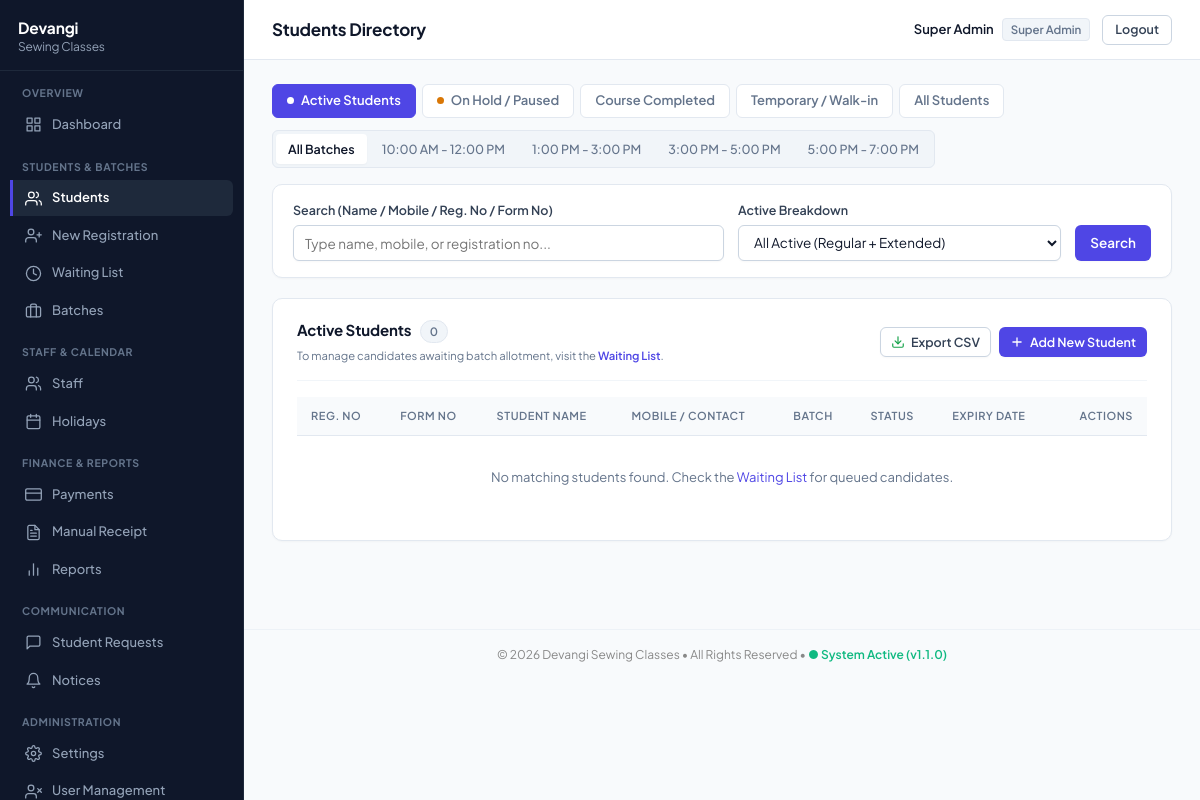
Screenshot of /public/students_list.php (signed in) with the database file from the repository.
### tables this page shows
CREATE TABLE IF NOT EXISTS batches (
    id INT UNSIGNED AUTO_INCREMENT PRIMARY KEY,
    name VARCHAR(50) NOT NULL,              
    batch_days VARCHAR(100) DEFAULT NULL,   
    start_time TIME NOT NULL,
    end_time TIME NOT NULL,
    capacity INT UNSIGNED NOT NULL DEFAULT 8,
    is_active TINYINT(1) NOT NULL DEFAULT 1,
    created_at DATETIME DEFAULT CURRENT_TIMESTAMP,
    updated_at DATETIME DEFAULT CURRENT_TIMESTAMP ON UPDATE CURRENT_TIMESTAMP
);

### includes/services/StudentService.php (called while the page is built, shortened)
<?php
require_once __DIR__ . '/../functions.php';
require_once __DIR__ . '/../auth.php';
class StudentService
{
    private static function buildStudentFilterWhere(array $filters, array &$params): string
    {
        $q = trim($filters['q'] ?? '');
        $status = $filters['status'] ?? 'active_students';
        $batchId = $filters['batch_id'] ?? '';
        $where = ' WHERE 1=1';
        if ($status === 'active_students' || $status === '') {
            $where .= " AND (s.status IN ('active', 'extended') OR s.course_status IN ('active', 'extended')) AND s.is_paused = 0 AND s.status != 'paused' AND s.is_temporary = 0";
        } elseif ($status === 'temporary') {
            $where .= " AND s.is_temporary = 1";
        } elseif ($status === 'paused') {
            $where .= " AND (s.is_paused = 1 OR s.status = 'paused') AND s.is_temporary = 0";
        } elseif ($status === 'active') {
            $where .= " AND s.status = 'active' AND s.is_paused = 0 AND s.is_temporary = 0";
        } elseif ($status === 'extended') {
            $where .= " AND s.status = 'extended' AND s.is_paused = 0 AND s.is_temporary = 0";
        } elseif ($status === 'course_completed') {
            $where .= " AND s.status = 'course_completed' AND s.is_temporary = 0";
        } elseif ($status === 'waiting') {
            $where .= " AND s.status LIKE 'waiting%' AND s.is_temporary = 0";
        } elseif ($status === 'all') {
        } else {
            $where .= " AND s.status = ?";
            $params[] = $status;
        }
        return $where;
    }
    public static function countStudents(array $filters = []): int
    {
        $pdo = db();
        $params = [];
        $where = self::buildStudentFilterWhere($filters, $params);
        $stmt = $pdo->prepare("SELECT COUNT(*) FROM students s" . $where);
        $stmt->execute($params);
        return (int)$stmt->fetchColumn();
    }
    public static function getStudents(array $filters = []): array
    {
        $pdo = db();
        $limit = max(1, (int)($filters['limit'] ?? 200));
        $offset = max(0, (int)($filters['offset'] ?? 0));
        $params = [];
        $where = self::buildStudentFilterWhere($filters, $params);
        $sql = "SELECT s.*,
                       jb.name AS joined_batch_name,
                       pb.name AS preferred_batch_name,
                       COALESCE(jb.name, pb.name) AS batch_name
                FROM students s
                LEFT JOIN batches jb ON jb.id = s.joined_batch_id
                LEFT JOIN batches pb ON pb.id = s.preferred_batch_id"
                . $where
                . " ORDER BY s.created_at DESC LIMIT {$limit} OFFSET {$offset}";
        $stmt = $pdo->prepare($sql);
        $stmt->execute($params);
        return $stmt->fetchAll();
    }
}

### includes/functions.php (called while the page is built, shortened)
<?php
require_once __DIR__ . '/components/export_button.php';
function e(?string $value): string
{
    return htmlspecialchars($value ?? '', ENT_QUOTES, 'UTF-8');
}
function url(string $path = ''): string
{
    $base = rtrim(defined('APP_URL') ? APP_URL : '/student-management', '/');
    $path = ltrim($path, '/');
    return $path ? "$base/$path" : $base;
}

### includes/services/BatchService.php (called while the page is built, shortened)
<?php
require_once __DIR__ . '/../functions.php';
require_once __DIR__ . '/../auth.php';
class BatchService
{
    public static function getAllBatches(bool $activeOnly = false): array
    {
        $pdo = db();
        $sql = "SELECT b.* FROM batches b";
        $sql .= " ORDER BY b.start_time ASC";
        return $pdo->query($sql)->fetchAll();
    }
}

### includes/auth.php (called while the page is built, shortened)
<?php
function current_role(): ?string
{
    return $_SESSION['user']['role_name'] ?? null;
}
function is_admin_or_above(): bool
{
    return in_array(current_role(), [ROLE_ADMIN, ROLE_SUPER_ADMIN], true);
}

### public/students_list.php (the view, shortened to what this page needs)
<?php
require_once __DIR__ . '/../includes/auth.php';
require_once __DIR__ . '/../includes/functions.php';
require_once __DIR__ . '/../includes/services/StudentService.php';
require_once __DIR__ . '/../includes/services/BatchService.php';
$q = trim($_GET['q'] ?? '');
$status = $_GET['status'] ?? 'active_students';
$batchId = $_GET['batch_id'] ?? '';
$page = max(1, (int)($_GET['page'] ?? 1));
$perPage = 50;
$batches = BatchService::getAllBatches();
$baseFilters = [
    'q' => $q,
    'status' => $status,
    'batch_id' => $batchId,
];
$totalStudents = StudentService::countStudents($baseFilters);
$students = StudentService::getStudents(array_merge($baseFilters, [
    'limit' => $perPage,
    'offset' => ($page - 1) * $perPage,
]));
$isActiveGroup = in_array($status, ['active_students', '', 'active', 'extended'], true);
require_once __DIR__ . '/../includes/layout_header.php';
?>
<div class="view-mode-bar">
    <a href="<?= url('public/students_list.php?status=active_students' . ($batchId ? '&batch_id=' . urlencode($batchId) : '')) ?>"
       class="view-mode-item <?= $isActiveGroup ? 'active' : '' ?>">
        <span class="status-dot" style="background: <?= $isActiveGroup ? '#FFFFFF' : 'var(--success)' ?>;"></span>
        <span>Active Students</span>
    </a>
    <a href="<?= url('public/students_list.php?status=paused' . ($batchId ? '&batch_id=' . urlencode($batchId) : '')) ?>"
       class="view-mode-item <?= $status === 'paused' ? 'active' : '' ?>">
        <span class="status-dot" style="background: <?= $status === 'paused' ? '#FFFFFF' : 'var(--warning)' ?>;"></span>
        <span>On Hold / Paused</span>
    </a>
    <a href="<?= url('public/students_list.php?status=course_completed' . ($batchId ? '&batch_id=' . urlencode($batchId) : '')) ?>"
       class="view-mode-item <?= $status === 'course_completed' ? 'active' : '' ?>">
        <span>Course Completed</span>
    </a>
    <a href="<?= url('public/students_list.php?status=temporary' . ($batchId ? '&batch_id=' . urlencode($batchId) : '')) ?>"
       class="view-mode-item <?= $status === 'temporary' ? 'active' : '' ?>">
        <span>Temporary / Walk-in</span>
    </a>
    <a href="<?= url('public/students_list.php?status=all' . ($batchId ? '&batch_id=' . urlencode($batchId) : '')) ?>"
       class="view-mode-item <?= $status === 'all' ? 'active' : '' ?>">
        <span>All Students</span>
    </a>
</div>
<div class="batch-tab-bar">
    <a href="<?= url('public/students_list.php?' . http_build_query(array_merge($_GET, ['batch_id' => '']))) ?>"
       class="batch-tab-item <?= $batchId === '' ? 'active' : '' ?>">
        All Batches
    </a>
    <?php foreach ($batches as $b): ?>
        <a href="<?= url('public/students_list.php?' . http_build_query(array_merge($_GET, ['batch_id' => $b['id']]))) ?>"
           class="batch-tab-item <?= (string)$batchId === (string)$b['id'] ? 'active' : '' ?>">
            <?= e($b['name']) ?>
        </a>
    <?php endforeach; ?>
</div>
<div class="card" style="padding: 16px 20px;">
    <form method="get" class="<?= $isActiveGroup ? 'filter-row' : 'filter-form' ?>">
        <div>
            <label for="studentSearchInput">Search (Name / Mobile / Reg. No / Form No)</label>
            <input type="text" id="studentSearchInput" name="q" placeholder="Type name, mobile, or registration no..." value="<?= e($q) ?>">
        </div>
        <?php if ($isActiveGroup): ?>
        <div>
            <label for="activeSubFilter">Active Breakdown</label>
            <select id="activeSubFilter" name="status" onchange="this.form.submit()">
                <option value="active_students" <?= in_array($status, ['active_students', ''], true) ? 'selected' : '' ?>>All Active (Regular + Extended)</option>
            </select>
        </div>
        <?php else: ?>
            <input type="hidden" name="status" value="<?= e($status) ?>">
        <?php endif; ?>
        <div class="form-actions">
            <button class="btn" type="submit">Search</button>
        </div>
    </form>
</div>
<div class="card">
    <div class="card-header-bar">
        <div>
            <h2>
                <?php if ($status === 'paused'): ?>
                    On Hold / Paused Students
                <?php elseif ($status === 'course_completed'): ?>
                    Course Completed Students
                <?php elseif ($status === 'temporary'): ?>
                    Temporary &amp; Walk-in Students
                <?php elseif ($status === 'all'): ?>
                    All Students Directory
                <?php else: ?>
                    Active Students
                <?php endif; ?>
                <span class="badge badge-gray" style="margin-left: 6px;"><?= $totalStudents ?></span>
            </h2>
            <small class="muted">
                <?php if ($status === 'paused'): ?>
                    Students whose course is temporarily on hold with banked remaining days.
                <?php elseif ($status === 'course_completed'): ?>
                    Students who have completed their course training.
                <?php else: ?>
                    To manage candidates awaiting batch allotment, visit the <a href="<?= url('public/waiting_list.php') ?>" style="font-weight: 600;">Waiting List</a>.
                <?php endif; ?>
            </small>
        </div>
        <div class="action-group">
            <?= render_export_button('', 'Export CSV') ?>
            <?php if (is_admin_or_above()): ?>
            <a href="<?= url('public/student_register.php') ?>" class="btn btn-sm">
                <svg width="14" height="14" viewBox="0 0 24 24" fill="none" stroke="currentColor" stroke-width="2.2" stroke-linecap="round" stroke-linejoin="round"><line x1="12" y1="5" x2="12" y2="19"/><line x1="5" y1="12" x2="19" y2="12"/></svg>
                <span>Add New Student</span>
            </a>
            <?php endif; ?>
        </div>
    </div>
    <div class="table-wrap">
        <table>
            <thead>
                <tr>
                    <th>Reg. No</th>
                    <th>Form No</th>
                    <th>Student Name</th>
                    <th>Mobile / Contact</th>
                    <th>Batch</th>
                    <th>Status</th>
                    <th><?= $status === 'paused' ? 'Banked Days &amp; Ready Date' : ($status === 'course_completed' ? 'Completion Date' : 'Expiry Date') ?></th>
                    <th class="text-right">Actions</th>
                </tr>
            </thead>
            <tbody>
                <?php if (!$students): ?>
                <tr>
                    <td colspan="8" class="muted" style="text-align: center; padding: 32px 20px;">
                        <?php if ($status === 'paused'): ?>
                            No students are currently on hold.
                        <?php elseif ($status === 'course_completed'): ?>
                            No completed student records found.
                        <?php else: ?>
                            No matching students found. Check the <a href="<?= url('public/waiting_list.php') ?>">Waiting List</a> for queued candidates.
                        <?php endif; ?>
                    </td>
                </tr>
                <?php endif; ?>
            </tbody>
        </table>
    </div>
</div>
<?php require_once __DIR__ . '/../includes/layout_footer.php'; ?>

### public/students_list.php (style rules this page uses)
.status-dot { display: inline-block; width: 7px; height: 7px; border-radius: 50%; flex-shrink: 0; }

### rows the page displays
batches: name "10:00 AM - 12:00 PM"
batches: name "1:00 PM - 3:00 PM"
batches: name "3:00 PM - 5:00 PM"
batches: name "5:00 PM - 7:00 PM"

### other values shown
$brandMain "Devangi"
$brandSub "Sewing Classes"
$pageTitle "Students Directory"
$user['name'] "Super Admin"
$user['role_display'] "Super Admin"
$totalStudents "0"
$label "Export CSV"
get_setting('business_name', 'Devangi Sewing Classes') "Devangi Sewing Classes"
